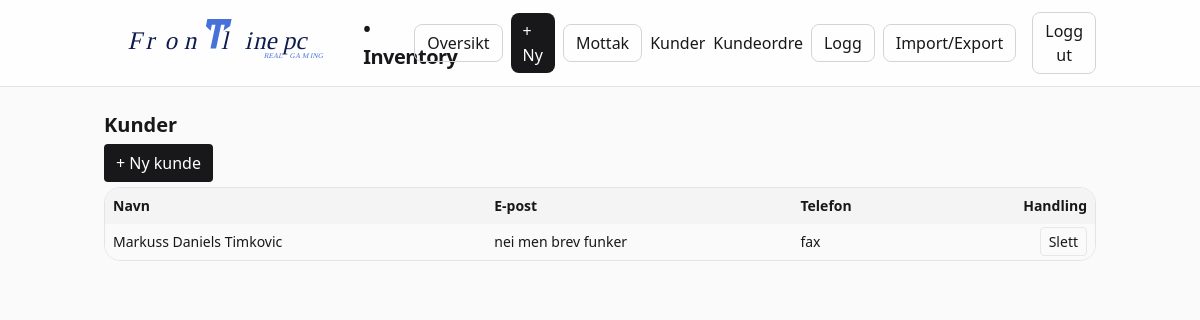
Screenshot of /customers (signed in) with the database file from the repository.
### frontline_inventory_web/app/models.py (models this page shows)
class Customer(Base):
    __tablename__ = "customers"
    id: Mapped[int] = mapped_column(Integer, primary_key=True)
    name: Mapped[str] = mapped_column(String(200), nullable=False)
    email: Mapped[str] = mapped_column(String(200), default="")
    phone: Mapped[str] = mapped_column(String(50), default="")
    notes: Mapped[str] = mapped_column(String(500), default="")
    created_at: Mapped[datetime] = mapped_column(DateTime, default=datetime.utcnow)

### frontline_inventory_web/app/main.py (the view)
@app.get("/customers")
def customers_list(request: Request, db: Session = Depends(get_db), current_user=Depends(require_user)):
    rows = db.execute(select(Customer).order_by(Customer.name)).scalars().all()
    return templates.TemplateResponse("customers.html", {"request": request, "user": current_user, "rows": rows})

### frontline_inventory_web/app/templates/customers.html (shortened to what this page needs)
{% extends "base.html" %}
{% block content %}
<h1 class="text-xl font-semibold mb-3">Kunder</h1>
<div class="mb-3"><a class="px-3 py-2 rounded bg-zinc-900 text-white" href="/customers/new">+ Ny kunde</a></div>
<div class="rounded-2xl border border-zinc-200 bg-white overflow-hidden">
  <table class="w-full text-sm">
    <thead class="bg-zinc-100">
      <tr>
        <th class="p-2 text-left">Navn</th>
        <th class="p-2 text-left">E-post</th>
        <th class="p-2 text-left">Telefon</th>
        <th class="p-2 text-right">Handling</th>
      </tr>
    </thead>
    <tbody>
      {% for c in rows %}
      <tr class="odd:bg-zinc-50">
        <td class="p-2">{{ c.name }}</td>
        <td class="p-2">{{ c.email }}</td>
        <td class="p-2">{{ c.phone }}</td>
        <td class="p-2 text-right">
          <a href="/customers/{{ c.id }}/delete" class="px-2 py-1 rounded border">Slett</a>
        </td>
      </tr>
      {% endfor %}
    </tbody>
  </table>
</div>
{% endblock %}

### rows the page displays
Customer: name "Markuss Daniels Timkovic", email "nei men brev funker", phone "fax"
